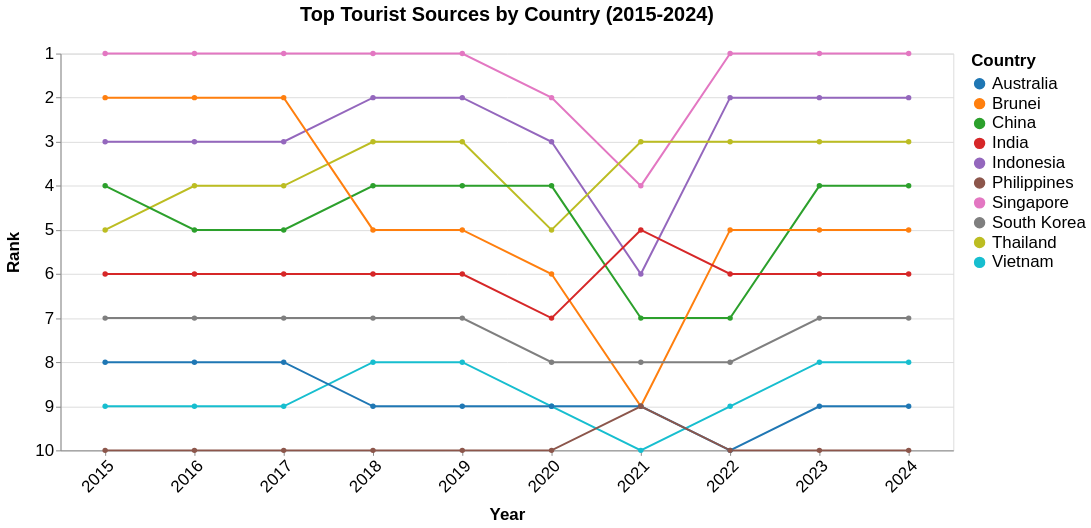

Here is the Vega-Lite specification saved for this chart:
### Vega-Lite specification from a JSON file in a GitHub repository (floating-point values rounded to 4 significant figures)
{"$schema": "https://vega.github.io/schema/vega-lite/v5.json", "title": {"text": "Top Tourist Sources by Country (2015-2024)", "fontSize": 20, "anchor": "middle", "dy": -16}, "data": {"values": [{"Country": "Singapore", "year": 2024, "Visitors": 4276007, "rank": 1}, {"Country": "Singapore", "year": 2023, "Visitors": 8308230, "rank": 1}, {"Country": "Singapore", "year": 2022, "Visitors": 5222991, "rank": 1}, {"Country": "Singapore", "year": 2021, "Visitors": 16308, "rank": 4}, {"Country": "Singapore", "year": 2020, "Visitors": 1545255, "rank": 2}, {"Country": "Singapore", "year": 2019, "Visitors": 10163882, "rank": 1}, {"Country": "Singapore", "year": 2018, "Visitors": 10615986, "rank": 1}, {"Country": "Singapore", "year": 2017, "Visitors": 12441713, "rank": 1}, {"Country": "Singapore", "year": 2016, "Visitors": 13272961, "rank": 1}, {"Country": "Singapore", "year": 2015, "Visitors": 12930754, "rank": 1}, {"Country": "Indonesia", "year": 2024, "Visitors": 1786630, "rank": 2}, {"Country": "Indonesia", "year": 2023, "Visitors": 3108165, "rank": 2}, {"Country": "Indonesia", "year": 2022, "Visitors": 1481739, "rank": 2}, {"Country": "Indonesia", "year": 2021, "Visitors": 11025, "rank": 6}, {"Country": "Indonesia", "year": 2020, "Visitors": 711723, "rank": 3}, {"Country": "Indonesia", "year": 2019, "Visitors": 3623277, "rank": 2}, {"Country": "Indonesia", "year": 2018, "Visitors": 3277689, "rank": 2}, {"Country": "Indonesia", "year": 2017, "Visitors": 2796570, "rank": 3}, {"Country": "Indonesia", "year": 2016, "Visitors": 3049964, "rank": 3}, {"Country": "Indonesia", "year": 2015, "Visitors": 2788033, "rank": 3}, {"Country": "Thailand", "year": 2024, "Visitors": 813783, "rank": 3}, {"Country": "Thailand", "year": 2023, "Visitors": 1551282, "rank": 3}, {"Country": "Thailand", "year": 2022, "Visitors": 715528, "rank": 3}, {"Country": "Thailand", "year": 2021, "Visitors": 59607, "rank": 3}, {"Country": "Thailand", "year": 2020, "Visitors": 394413, "rank": 5}, {"Country": "Thailand", "year": 2019, "Visitors": 1884306, "rank": 3}, {"Country": "Thailand", "year": 2018, "Visitors": 1914692, "rank": 3}, {"Country": "Thailand", "year": 2017, "Visitors": 1836522, "rank": 4}, {"Country": "Thailand", "year": 2016, "Visitors": 1780800, "rank": 4}, {"Country": "Thailand", "year": 2015, "Visitors": 1343569, "rank": 5}, {"Country": "China", "year": 2024, "Visitors": 1449711, "rank": 4}, {"Country": "China", "year": 2023, "Visitors": 1474114, "rank": 4}, {"Country": "China", "year": 2022, "Visitors": 211363, "rank": 7}, {"Country": "China", "year": 2021, "Visitors": 7701, "rank": 7}, {"Country": "China", "year": 2020, "Visitors": 405149, "rank": 4}, {"Country": "China", "year": 2019, "Visitors": 3114257, "rank": 4}, {"Country": "China", "year": 2018, "Visitors": 2944133, "rank": 4}, {"Country": "China", "year": 2017, "Visitors": 2281666, "rank": 5}, {"Country": "China", "year": 2016, "Visitors": 2124942, "rank": 5}, {"Country": "China", "year": 2015, "Visitors": 1677163, "rank": 4}, {"Country": "Brunei", "year": 2024, "Visitors": 565999, "rank": 5}, {"Country": "Brunei", "year": 2023, "Visitors": 811833, "rank": 5}, {"Country": "Brunei", "year": 2022, "Visitors": 301757, "rank": 5}, {"Country": "Brunei", "year": 2021, "Visitors": 773, "rank": 9}, {"Country": "Brunei", "year": 2020, "Visitors": 136020, "rank": 6}, {"Country": "Brunei", "year": 2019, "Visitors": 1216123, "rank": 5}, {"Country": "Brunei", "year": 2018, "Visitors": 1382031, "rank": 5}, {"Country": "Brunei", "year": 2017, "Visitors": 1660506, "rank": 2}, {"Country": "Brunei", "year": 2016, "Visitors": 1391016, "rank": 2}, {"Country": "Brunei", "year": 2015, "Visitors": 1133555, "rank": 2}, {"Country": "India", "year": 2024, "Visitors": 537493, "rank": 6}, {"Country": "India", "year": 2023, "Visitors": 671846, "rank": 6}, {"Country": "India", "year": 2022, "Visitors": 324548, "rank": 6}, {"Country": "India", "year": 2021, "Visitors": 3916, "rank": 5}, {"Country": "India", "year": 2020, "Visitors": 155883, "rank": 7}, {"Country": "India", "year": 2019, "Visitors": 735309, "rank": 6}, {"Country": "India", "year": 2018, "Visitors": 600311, "rank": 6}, {"Country": "India", "year": 2017, "Visitors": 552739, "rank": 6}, {"Country": "India", "year": 2016, "Visitors": 638578, "rank": 6}, {"Country": "India", "year": 2015, "Visitors": 722141, "rank": 6}, {"Country": "South Korea", "year": 2024, "Visitors": 232711, "rank": 7}, {"Country": "South Korea", "year": 2023, "Visitors": 400853, "rank": 7}, {"Country": "South Korea", "year": 2022, "Visitors": 146384, "rank": 8}, {"Country": "South Korea", "year": 2021, "Visitors": 3028, "rank": 8}, {"Country": "South Korea", "year": 2020, "Visitors": 119750, "rank": 8}, {"Country": "South Korea", "year": 2019, "Visitors": 673065, "rank": 7}, {"Country": "South Korea", "year": 2018, "Visitors": 616783, "rank": 7}, {"Country": "South Korea", "year": 2017, "Visitors": 484528, "rank": 7}, {"Country": "South Korea", "year": 2016, "Visitors": 444439, "rank": 7}, {"Country": "South Korea", "year": 2015, "Visitors": 421161, "rank": 7}, {"Country": "Vietnam", "year": 2024, "Visitors": 137344, "rank": 8}, {"Country": "Vietnam", "year": 2023, "Visitors": 286083, "rank": 8}, {"Country": "Vietnam", "year": 2022, "Visitors": 123931, "rank": 9}, {"Country": "Vietnam", "year": 2021, "Visitors": 14136, "rank": 10}, {"Country": "Vietnam", "year": 2020, "Visitors": 71622, "rank": 9}, {"Country": "Vietnam", "year": 2019, "Visitors": 892716, "rank": 8}, {"Country": "Vietnam", "year": 2018, "Visitors": 786327, "rank": 8}, {"Country": "Vietnam", "year": 2017, "Visitors": 638135, "rank": 9}, {"Country": "Vietnam", "year": 2016, "Visitors": 703737, "rank": 9}, {"Country": "Vietnam", "year": 2015, "Visitors": 646891, "rank": 9}, {"Country": "Australia", "year": 2024, "Visitors": 159318, "rank": 9}, {"Country": "Australia", "year": 2023, "Visitors": 276477, "rank": 9}, {"Country": "Australia", "year": 2022, "Visitors": 118598, "rank": 10}, {"Country": "Australia", "year": 2021, "Visitors": 33451, "rank": 9}, {"Country": "Australia", "year": 2020, "Visitors": 195146, "rank": 9}, {"Country": "Australia", "year": 2019, "Visitors": 1282782, "rank": 9}, {"Country": "Australia", "year": 2018, "Visitors": 1034871, "rank": 9}, {"Country": "Australia", "year": 2017, "Visitors": 899202, "rank": 8}, {"Country": "Australia", "year": 2016, "Visitors": 737115, "rank": 8}, {"Country": "Australia", "year": 2015, "Visitors": 714047, "rank": 8}, {"Country": "Philippines", "year": 2024, "Visitors": 60100, "rank": 10}, {"Country": "Philippines", "year": 2023, "Visitors": 137781, "rank": 10}, {"Country": "Philippines", "year": 2022, "Visitors": 86462, "rank": 10}, {"Country": "Philippines", "year": 2021, "Visitors": 10229, "rank": 9}, {"Country": "Philippines", "year": 2020, "Visitors": 53889, "rank": 10}, {"Country": "Philippines", "year": 2019, "Visitors": 1114257, "rank": 10}, {"Country": "Philippines", "year": 2018, "Visitors": 1167375, "rank": 10}, {"Country": "Philippines", "year": 2017, "Visitors": 1066461, "rank": 10}, {"Country": "Philippines", "year": 2016, "Visitors": 1029488, "rank": 10}, {"Country": "Philippines", "year": 2015, "Visitors": 957408, "rank": 10}]}, "width": 900, "height": 400, "mark": {"type": "line", "point": true, "strokeWidth": 2}, "encoding": {"x": {"field": "year", "type": "ordinal", "title": "Year", "axis": {"labelOverlap": "parity", "labelAngle": -45}}, "y": {"field": "rank", "type": "quantitative", "title": "Rank", "scale": {"domain": [10, 1], "nice": true}, "axis": {"reverse": true}}, "color": {"field": "Country", "type": "nominal", "scale": {"scheme": "category10"}}, "tooltip": [{"field": "Country", "type": "nominal", "title": "Country"}, {"field": "year", "type": "ordinal", "title": "Year"}, {"field": "rank", "type": "quantitative", "title": "Rank"}, {"field": "Visitors", "type": "quantitative", "title": "Visitors", "format": ","}]}, "config": {"axis": {"labelFontSize": 17, "titleFontSize": 17, "titlePadding": 12}, "legend": {"labelFontSize": 17, "titleFontSize": 17, "labelPadding": 12}, "tooltip": {"labelFontSize": 17, "titleFontSize": 17}}}
